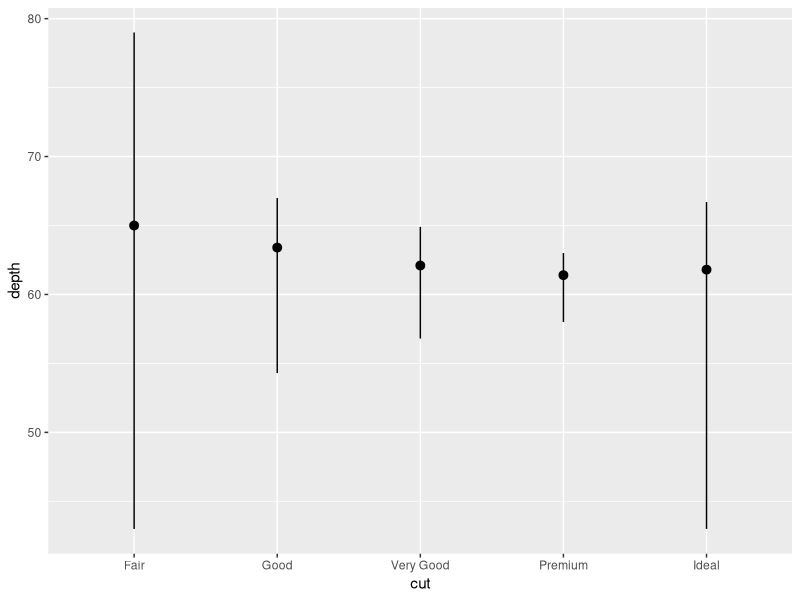
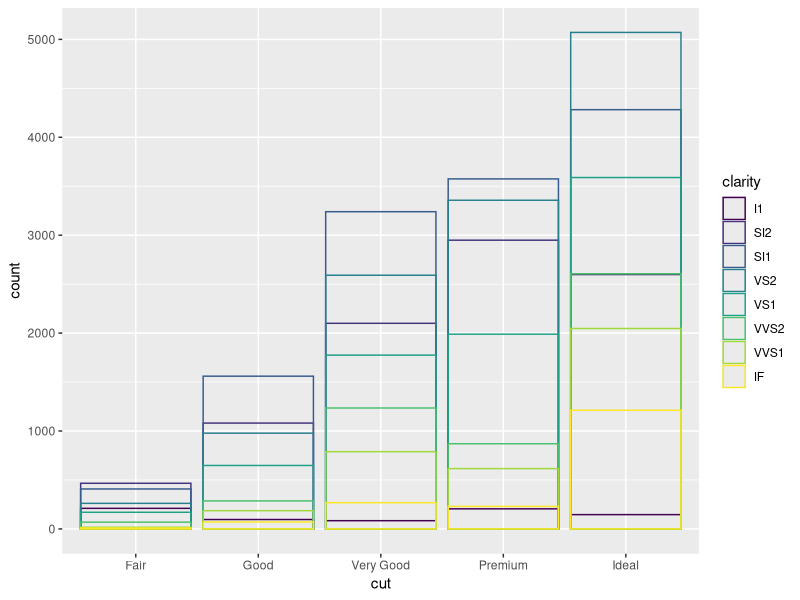
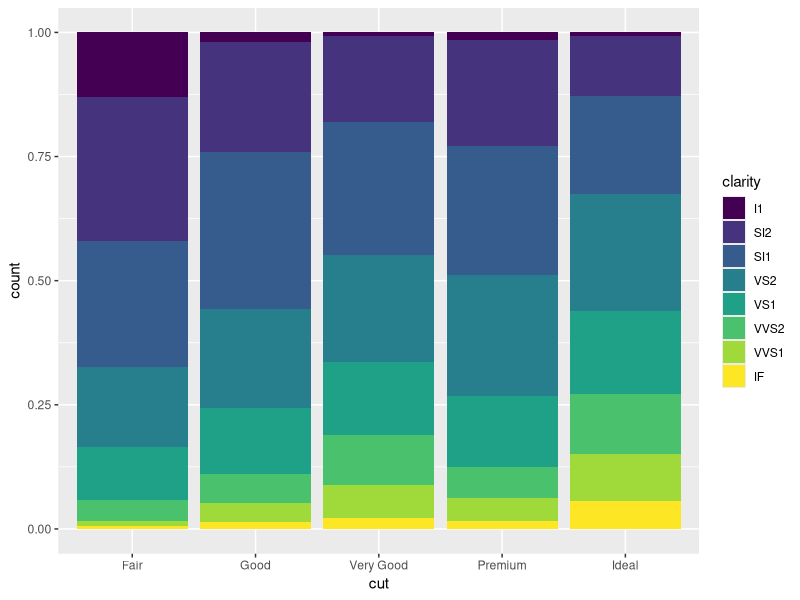
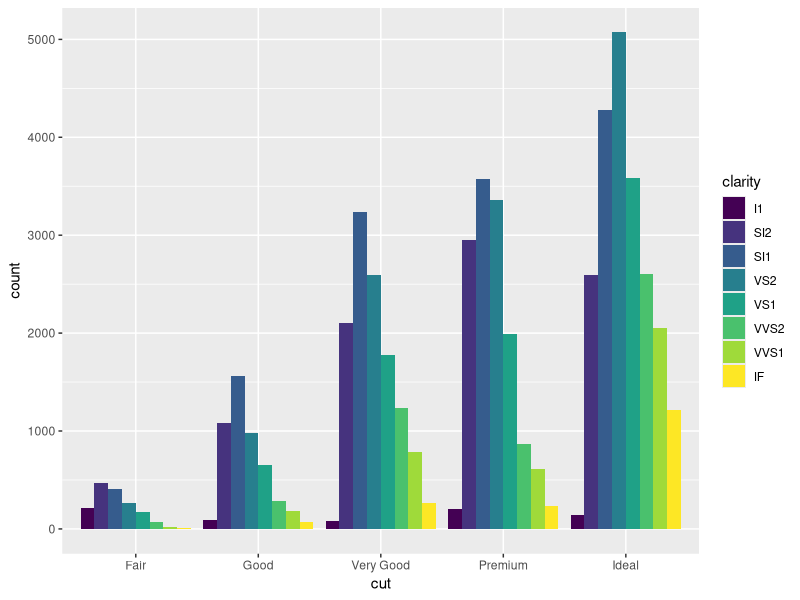
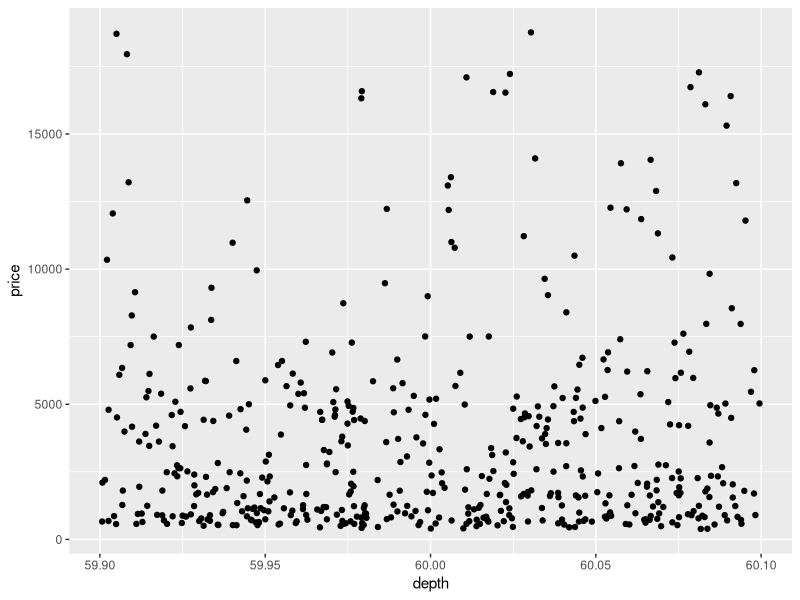
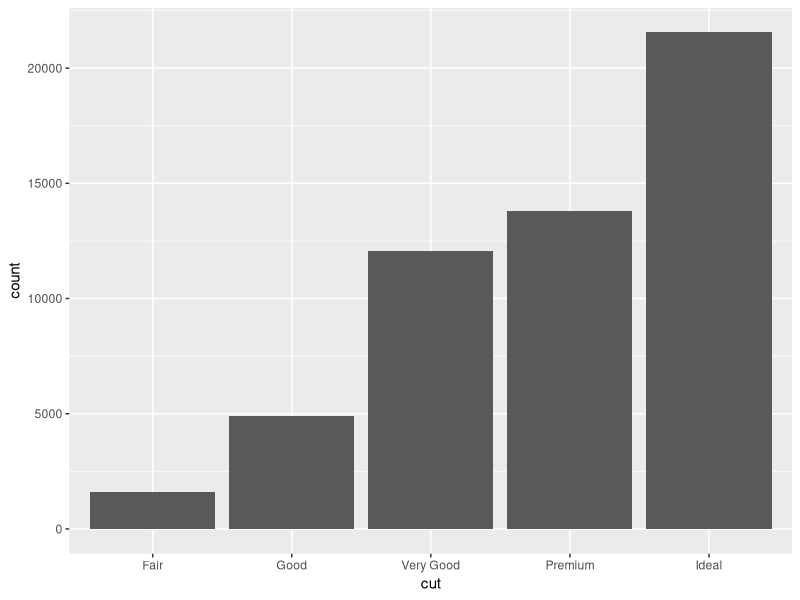
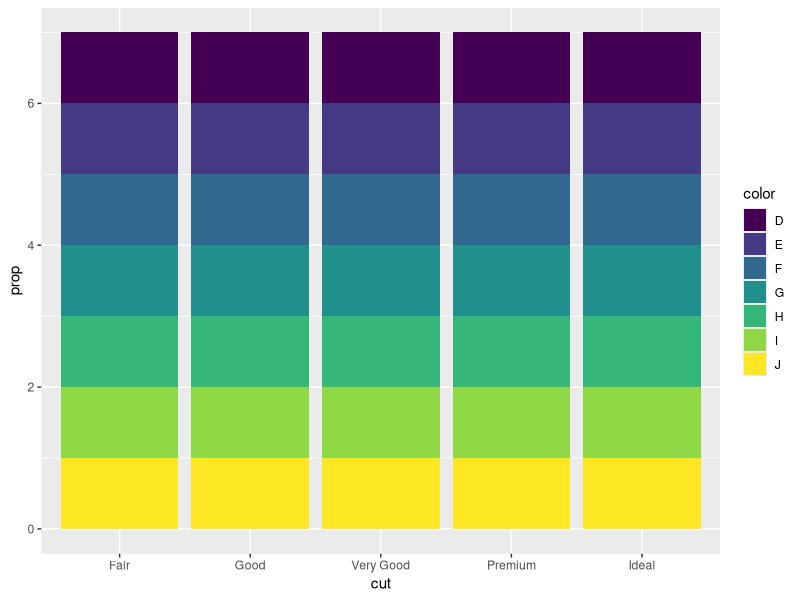
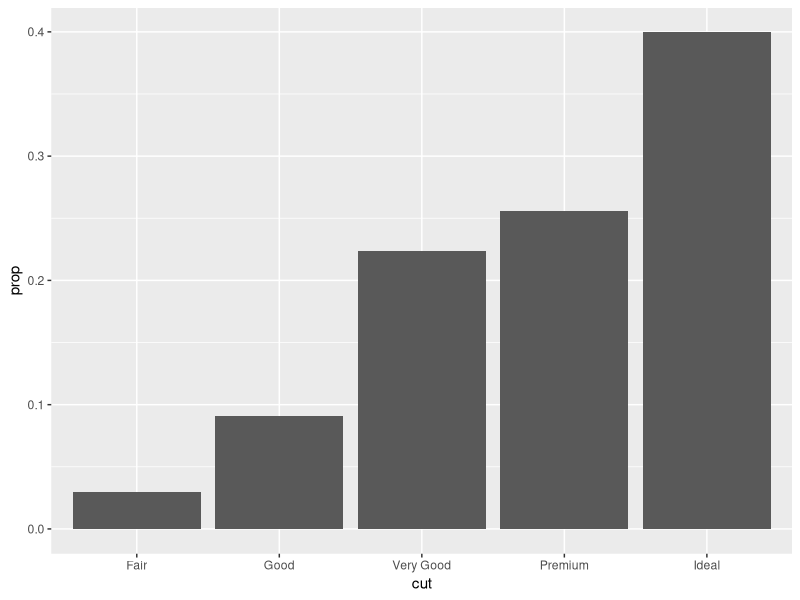

These charts were generated, in order, by the following R code: (Note: this script raises an error after producing the figures.)
## ---- chunk 1
knitr::opts_chunk$set(echo = TRUE)
require(ggplot2)
require(dplyr)
require(scales)
## ---- chunk 2
ggplot2::diamonds
## ---- chunk 3
ggplot(data = diamonds) +
  stat_summary(
    mapping = aes(x = cut, y = depth),
    fun.ymin = min,
    fun.ymax = max,
    fun.y = median
  )
## ---- chunk 4
# Max value is less than default stack position
ggplot(diamonds, mapping = aes(x = cut)) +
  # geom_bar(mapping = aes(fill = clarity), alpha = 2/5, position = "identity")
  geom_bar(mapping = aes(color = clarity), fill = NA, position = "identity")
## ---- chunk 5
base_plot <- ggplot(diamonds, mapping = aes(x = cut))
# Easy for proportions comparing
base_plot + geom_bar(mapping = aes(fill = clarity), position = "fill")
# Separate overlapping objects
base_plot + geom_bar(mapping = aes(fill = clarity), position = "dodge")
## ---- chunk 6
ggplot(diamonds) +
  # geom_point(mapping = aes(x = depth, y = price))
                                    # Many points around depth of 60 overlapped
  # geom_point(data = filter(diamonds, depth == 60), mapping = aes(x = depth, y = price))
                                    # Still hard to see where the mass of data is
  # geom_point(data = filter(diamonds, depth == 60), mapping = aes(x = depth, y = price), position = "jitter")
                                    # Spreads 511 points out making points receive random noises
  geom_jitter(data = filter(diamonds, depth == 60), mapping = aes(x = depth, y = price), width = 0.1)
                                    # Make the total spread to be 0.2 around 60
cat("Filtered Result Rows:", NROW(filter(diamonds, depth == 60)))
diamonds %>% filter(depth == 60) %>% count(cut)
## ---- chunk 7
(
  ggplot(data = diamonds) +
    geom_bar(mapping = aes(x = cut, y = ..count..))
    # geom_bar(mapping = aes(x = cut))  # Implicit Count Computing
    # Error: binwidth is not supported in bar_graph ↓
    # geom_bar(mapping = aes(x = cut), binwidth = 30)
    # stat_count(mapping = aes(x = cut))       # count transformation underlying
)
## ---- chunk 8
diamonds %>% count(cut)
## ---- chunk 9
(
  ggplot(diamonds) +
    # geom_bar(mapping = aes(x = cut, y = ..prop..))
    # Groupwise Proportion will make it work on default grouping strategy
    # which is grouped by color variable, in this data case
    geom_bar(mapping = aes(x = cut, y = ..prop.., fill = color))
    # Test if the color variable used as group definition
)
(
  ggplot(diamonds) +
    # disable all grouping strategy, makes ggplot take
    # the whole dataset as one group
    geom_bar(mapping = aes(x = cut, y = ..prop.., group = 1))
)
## ---- chunk 10
(
  ggplot(diamonds) +
    # geom_bar(mapping = aes(x = cut, y = ..count.., fill = clarity), position = "stack")
    geom_bar(mapping = aes(x = cut, y = ..count.., fill = clarity))
    # stack is default position in geom_bar function
)
(
  ggplot(diamonds) +
    geom_bar(mapping = aes(x = cut, y = ..prop.., fill = clarity, group = 1), position = "stack")
    # position does not work in proportion plot
)
## ---- chunk 11
ggplot(diamonds) +
  geom_bar(mapping = aes(x = cut, color = cut)) # Color a bar chart
ggplot(diamonds) +
  geom_bar(mapping = aes(x = cut, fill = cut))  # Fill a bar chart
## ---- chunk 12
(demo_small_table <- tibble::tribble(
  ~cut,         ~freq,
  #-----------|------
  "Fair",       1000,      # Key in a table should be unique for `identity stat`
  "Good",       2000,
  "Very Good",  3000,
  "Premium",    4000,
  "Ideal",      5000
))
demo_small_table %>%
  mutate(cut = fct_inorder(cut)) %>%
  rename(
    `カット` = cut,
    `頻度` = freq
  ) %>%
  ggplot() +
    geom_bar(mapping = aes(x = `カット`, y = `頻度`), stat = "identity")
## ---- chunk 13
ggplot(data = diamonds)+
  geom_histogram(mapping = aes(price, fill = cut), binwidth = 500)
# Get the tabular form data for continuous data
count(diamonds, cut_width(price, width = 500))
## ---- chunk 14
ggplot(diamonds) +
  geom_histogram(aes(x = price, fill = cut), bins = 30)
## ---- chunk 15
ggplot(diamonds) +
  geom_freqpoly(aes(x = price, color = cut), bins = 30)
## ---- chunk 16
ggplot(diamonds) +
  geom_freqpoly(aes(x = price, y = ..density.., color = cut), bins = 30)
## ---- chunk 17
ggplot(diamonds) +
  geom_count(mapping = aes(x = cut, y = color))
## This computing could also be available in table form:
diamonds %>% count(color, cut)
## ---- chunk 18
diamonds %>%
  count(color, cut) %>%
  ggplot() +
  geom_tile(mapping = aes(x = cut, y = color, fill = n)) +
  scale_fill_continuous(trans = 'reverse') +
  guides(fill = guide_legend(reverse = T))
## ---- chunk 19
(price_vs_carat <- ggplot(data = diamonds, mapping = aes(x = carat, y = price)) +
  geom_point(alpha = 1/10))
price_vs_carat + 
  scale_x_log10(
    breaks = trans_breaks("log10", function(x)  10 ^ x),
    labels = trans_format("log10", math_format(10 ^ .x))
  ) +
  scale_y_log10(
    breaks = trans_breaks("log10", function(x)  10 ^ x),
    labels = trans_format("log10", math_format(10 ^ .x))
  ) + geom_smooth(method = "lm")
price_vs_carat + coord_trans(x = "log10", y = "log10")
price_vs_carat + scale_x_log10() + scale_y_log10() + geom_smooth(method = "lm") + coord_polar()
## ---- chunk 20
ggplot(diamonds) +
  geom_bin2d(mapping = aes(x = carat, y = price))
## ---- chunk 21
ggplot(diamonds) +
  geom_hex(aes(x = carat, y = price))
## ---- chunk 22
ggplot(diamonds) +
  geom_boxplot(mapping = aes(x = carat, y = price, group = cut_width(carat, 0.5)))
## ---- chunk 23
ggplot(diamonds) +
  geom_boxplot(mapping = aes(
    x = carat,
    y = price,
    group = cut_number(carat, 20)
  ))
## ---- chunk 24
model <- lm(log(price) ~ log(carat), data = diamonds)
diamonds %>%
  add_residuals(model = model) %>%
  mutate(resid = exp(resid)) %>%
  ggplot() + geom_point(mapping = aes(x = carat, y = resid))
## ---- chunk 25
model <- lm(log(price) ~ log(carat), data = diamonds)
diamonds %>%
  add_residuals(model = model) %>%
  mutate(resid = exp(resid)) %>%
  ggplot() + geom_boxplot(mapping = aes(x = cut, y = resid))
## ---- chunk 26
bar <- ggplot(diamonds) +
  geom_bar(
    mapping = aes(x = cut, fill = cut),
    show.legend = FALSE,     # Because x-axis has represented meanings of each bar
    width = 1
  )
bar <- bar + theme(aspect.ratio = 1)   # Set aspect ratio of the panel to the picture
(bar <- bar + labs(x = NULL, y = NULL))
bar + coord_flip()
bar + coord_polar()
## ---- chunk 27
(bar_plot <-
   ggplot(diamonds, mapping = aes(x = "", fill = clarity)) +
   geom_bar(width = 1))
bar_plot + coord_polar(theta = "y")
bar_plot + coord_polar(theta = "x")
## ---- chunk 28
(beforeZoom <- ggplot(diamonds) +
  geom_histogram(mapping = aes(x = y), binwidth = 0.5))
beforeZoom + coord_cartesian(ylim = c(0, 30))
beforeZoom + coord_cartesian(xlim = c(-2, 4), ylim = c(0, 10))
## ---- chunk 29
diamonds %>%
  filter(y < 3 | y > 20) %>%
  select(price, x, y, z) %>%
  arrange(y)
## ---- chunk 30
diamonds %>%
  mutate(
    y = ifelse(y < 3 | y > 20, NA, y) # Remove the effect from unusual values
  ) %>%
  ggplot() +
  geom_histogram(mapping = aes(x = y), binwidth = 0.5)
